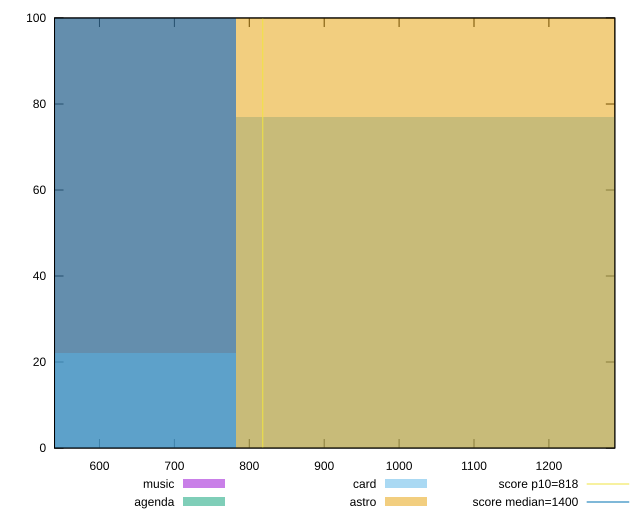

The script that saved this image:
reset

$music <<EOF
521.1101447162293 100
EOF

$agenda <<EOF
521.1101447162293 100
EOF

$card <<EOF
521.1101447162293 22
1042.2202894324587 77
EOF

$astro <<EOF
1042.2202894324587 100
EOF

set key outside below
set boxwidth 521.1101447162293
set xrange [540:1288]
set yrange [0:100]
set trange [0:100]
set style fill transparent solid 0.5 noborder

set parametric
set terminal svg size 640, 520 enhanced background rgb 'white'
set output "report/report_00029_2021-02-24T13-36-40.390Z/dom-size/comparison/histogram/all_raw.svg"

plot $music title "music" with boxes, \
     $agenda title "agenda" with boxes, \
     $card title "card" with boxes, \
     $astro title "astro" with boxes, \
     818,t title "score p10=818", \
     1400,t title "score median=1400"

reset
